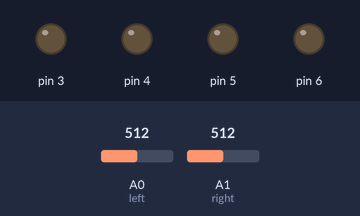
Simulated run of this sketch. Board: Arduino Uno, built with avr-gcc and run on an emulated ATmega328P. Parts: output pins drawn as LEDs (lit = HIGH). Inputs (shaded band) come from the test bench; at power-on: A0 (left) = 512, A1 (right) = 512.

Above: at 1.2 s.
1.3 s: A0 (left) set to 483
At 2.5 s:
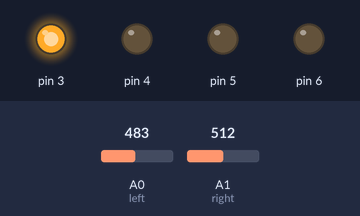
2.8 s: A1 (right) set to 490
At 3.9 s:
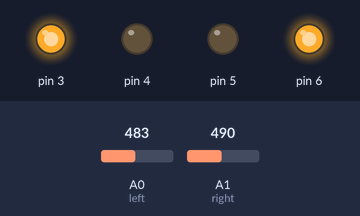
4.3 s: A0 (left) set to 510
At 5.0 s:
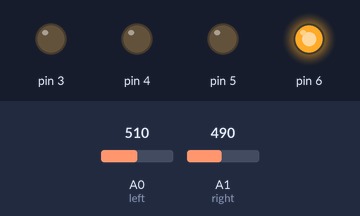
5.8 s: A0 (left) set to 490
At 6.2 s:
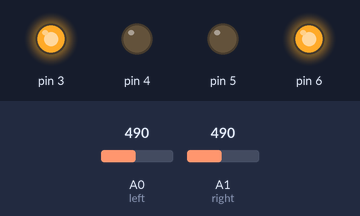
7.3 s: A0 (left) set to 511
At 8.5 s:
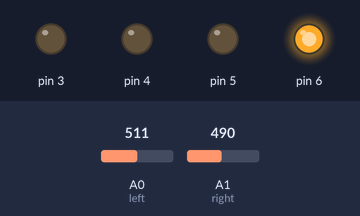
Timing chart, 0 to 9.8 s (numbered marks = the images above; inputs shaded):
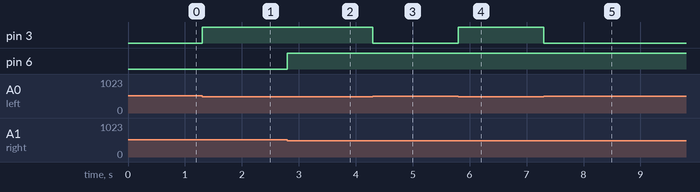

Measured:
- the behaviour switches between 500 and 499 on A0 (left) (found by bisection; images 0 and 1)
- after the input at 1.3 s, pin 3: LOW → HIGH at once
- after the input at 2.8 s, pin 6: LOW → HIGH at once
- after the input at 4.3 s, pin 3: HIGH → LOW at once
- after the input at 5.8 s, pin 3: LOW → HIGH at once
- after the input at 7.3 s, pin 3: HIGH → LOW at once

The sketch:

line_following_robot.ino
```cpp
int leftmotorforward     = 3;
int leftmotorbackward      = 4;   //backward not necessary to write
int rightmotorbackward      = 5;  //backward not necessary to write
int rightmotorforward      = 6;

int value1;
int value2;


int left = A0;
int right = A1;


void setup() {
  pinMode(3, OUTPUT);
  pinMode(4, OUTPUT);
  pinMode(5, OUTPUT);
  pinMode(6, OUTPUT);

  pinMode(left, INPUT);
  pinMode(right, INPUT);

}

void loop() {

  value1 = analogRead(left);
  value2 = analogRead(right);

  if (value1 < 500 && value2 < 500)
  {

    digitalWrite (3, HIGH);
    digitalWrite(6, HIGH);  //right wali and right wali dono onn haii so forward move krega,baqi backward na lkho ya off krdo 1 bat
    digitalWrite (4, LOW);
    digitalWrite(5, LOW);

  }

  else if (value1 < 500 && value2 > 500)
  {

    digitalWrite (3, HIGH); //left wali onn haii so right p turn krega,baqi sb off
    digitalWrite(6, LOW);
    digitalWrite (4, LOW);
    digitalWrite(5, LOW); //backward wali na bhi lkhen to koi farq nhi


  }
  else if (value1 > 500 && value2 < 500) {

    digitalWrite (3, LOW);
    digitalWrite(6, HIGH);  //right wali onn haii so left p turn krega,baqi sb off
    digitalWrite (4, LOW);
    digitalWrite(5, LOW);


  }


  else
  {
    digitalWrite (3, LOW); //sb off so stop hoygi
    digitalWrite(6, LOW);
    digitalWrite (4, LOW);
    digitalWrite(5, LOW);

  }


}
```
